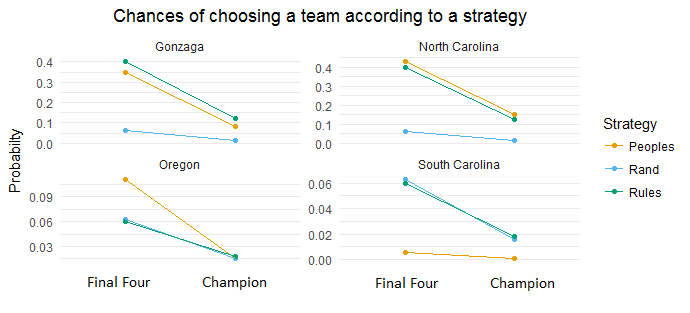

Write the R code that produced this figure.
#==============================================================================
#                         ANALISYS FOR THE BLOG
#==============================================================================

#1.- Calculating each probability --------------------------------

#Chances of choosing North Carrolina or Gonzaga for the final 4

s1_0 <- 3/38
s1_12 <- 15/38
s1_3<- 4/38
s1_4 <- 1/38


Seed1_FF <- (1/4 * s1_12 + 2/4 * s1_12 + 3/4 * s1_3 + s1_4)


Seed_notN1_FF <- (1 - Seed1_FF)/10


#Chances of winning the Championship prior the event

C_S1_1No1 <- s1_12 * 1/4 * (1/4 *(7/10)^3 + 1/3 * (7^2 *3^2/10^3) +
                              1/2 *(7 *3^3/10^3) + (3/10)^3)
                            
C_S1_2No1 <- s1_12 *1/2 *( (7/10)^2 * 1/4 + (7*3*2/10^2 * 1/3) + 
                             (3/10)^2 * 1/2)

C_S1_3No1 <- s1_3 * 3/4 * ( 7/10 * 1/4 +3/10 *1/3 )

C_S1_4No1 <- s1_4 * 1/4


No1_C_Prob <- C_S1_1No1 + C_S1_2No1 + C_S1_3No1 + C_S1_4No1

                      

#Chances of choosing Oregon and South Carolina for the Final Four
Seed_not_N1_FF <- a.07 * 1/10 + a.39*3/4*1/10 + 1/2 *a.39 * 1/10 + 1/4*a.1 *1/10


#Chances of a not N1 seed to win the tournament

NotNo1_C_Prob <- (1 -  4 * No1_C_Prob) / 28

#2.- Ordering the data for the figures --------------------------

data <- data.frame(Teams = c('South Carolina', 'Gonzaga', 'Oregon', 'North Carolina'))
data$FF_Random <- 1/16
data$FF_People <- c( .006 ,.346 ,.11 ,.43) 
data$FF_Rules <- c(Seed_notN1_FF,Seed1_FF,Seed_notN1_FF,Seed1_FF)
data$C_Random <- 1/64
data$C_People <- c( .001, .085 , .016 , .152)
data$C_Rules <- c(NotNo1_C_Prob, No1_C_Prob, NotNo1_C_Prob , No1_C_Prob)

library(plyr)
library(stringr)

DATA <- melt(data, id.vars = 'Teams')
DATA[,4:5] <- str_split_fixed(string = DATA$variable, '_',2)
DATA <- DATA[,c(1,3,4,5)] 
DATA <-  dcast(DATA, Teams +V4 +V5 ~., )

DATA$Stage <- 1
DATA$Stage[DATA$V4=='C'] <- 2

#3.- Using ggplot to show the data ------------------------------

library(ggplot2)

theme_set(theme_minimal())
ggplot(DATA, aes(x=Stage, y =. , colour = V5)) +
  geom_point() + facet_wrap(~Teams, scales = 'free_y') +
    geom_line() + scale_x_discrete('')+
  labs(x ="", y = 'Probabilty', color= 'Strategy')+
  ggtitle( 'Chances of choosing a team according to a strategy')+ 
  theme(plot.title = element_text(hjust = 0.5)) +
  scale_color_manual(values=c( "#E69F00", "#56B4E9", "#009E73"))


Proba_FF <- (sapply(data[,2:4], prod) *100) %>% data.frame

Proba_FF$Strategies <- c("Random", ' People', "Rules")

ggplot(data= Proba_FF, aes(x =Strategies, y = ., fill = Strategies)) +
  geom_bar(stat = 'identity') +
  scale_fill_manual(values=c( "#E69F00", "#56B4E9", "#009E73"))+
  theme(legend.position = 'none') +
  labs(x ="", y = 'Chances of success (%)')+
  ggtitle( 'Chances of choosing perfect your Final Four 2017 teams' )+
  theme(plot.title = element_text(hjust = 0.5)) 
  
